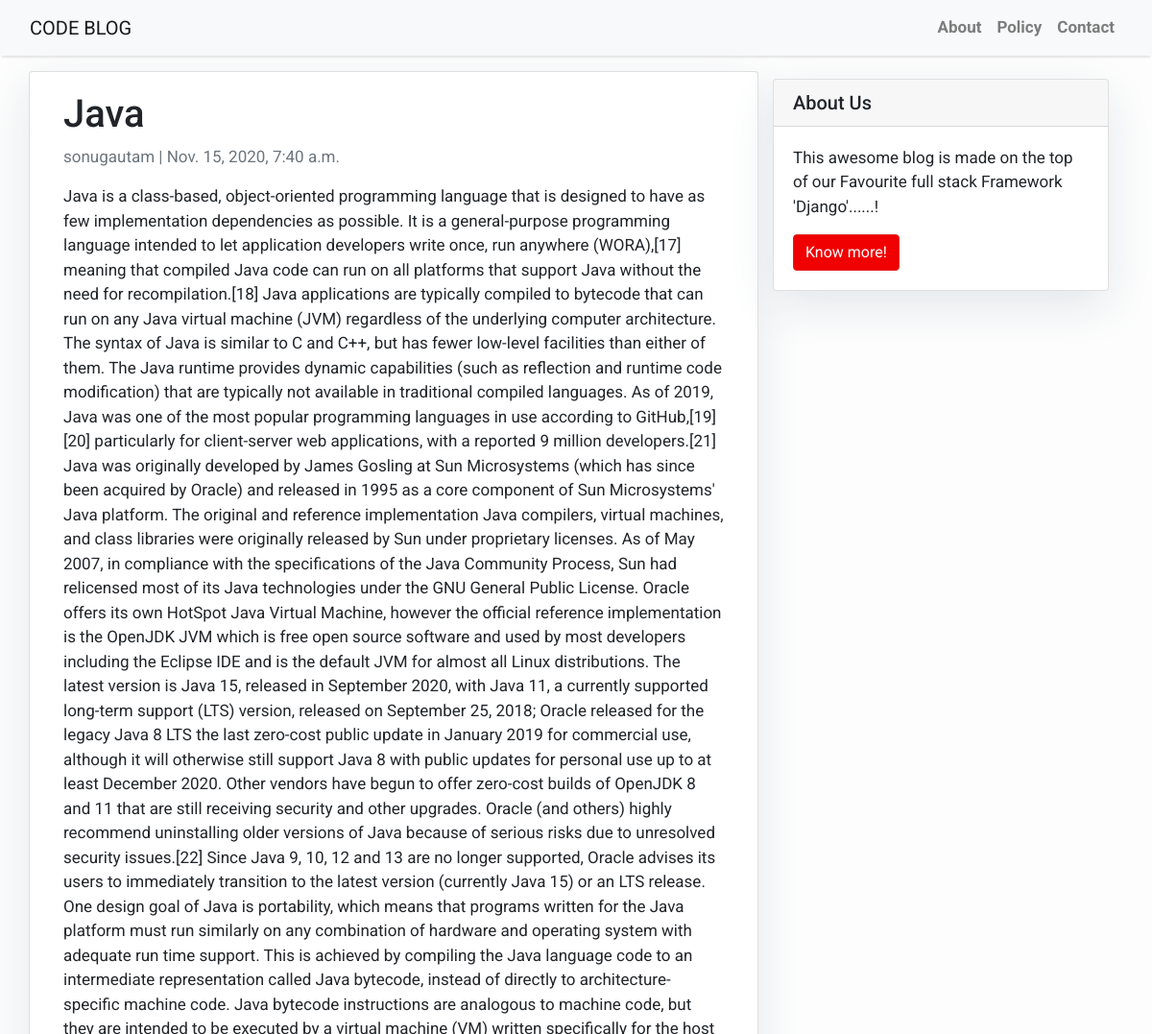
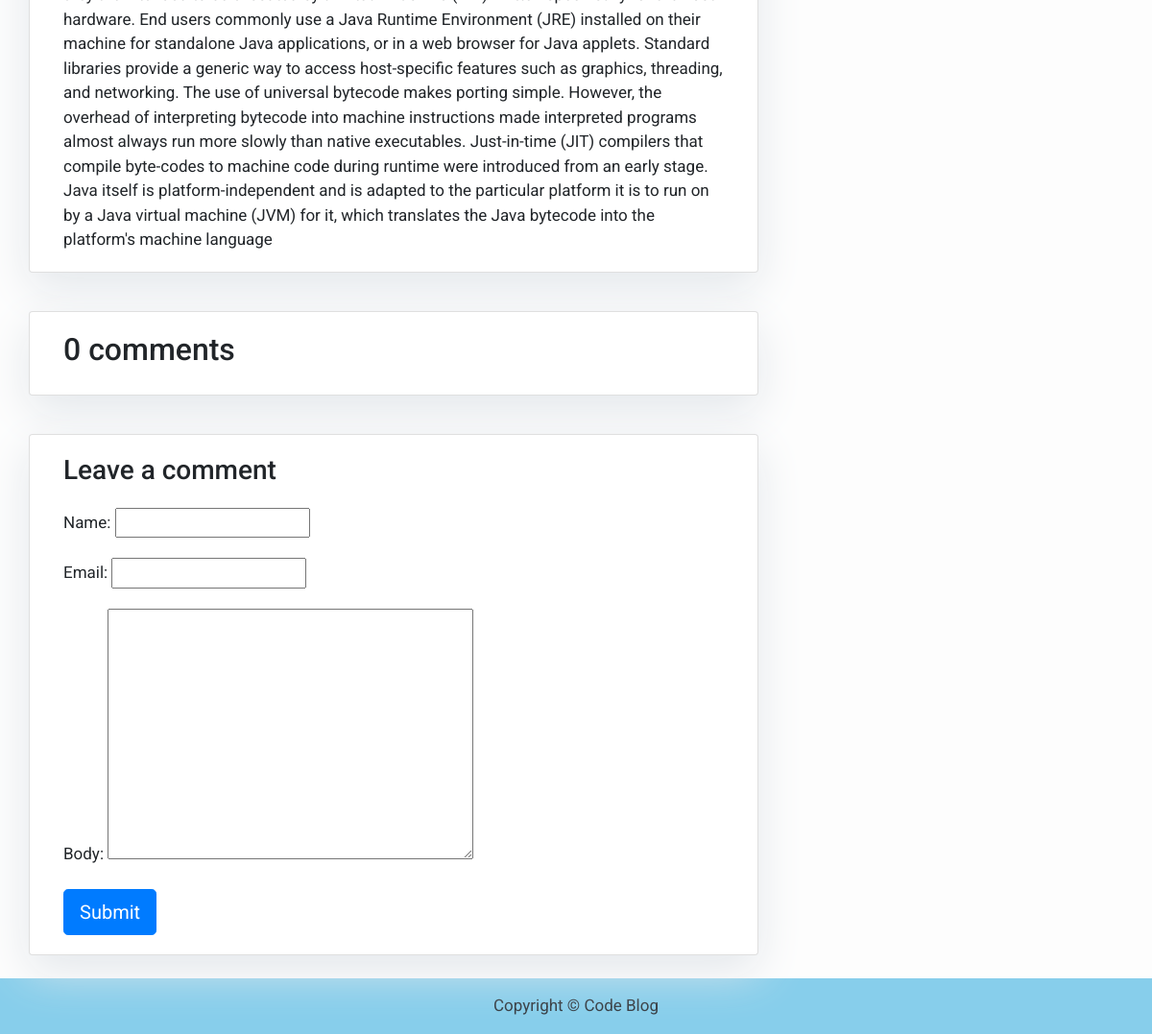
The page /java/ on the database its author committed (2 pictures, top to bottom).
### blog/models.py (models this page shows, shortened)
class Post(models.Model):
    title=models.CharField(max_length=400,unique=True)
    slug=models.SlugField(max_length=300,unique=True)
    author = models.ForeignKey(User, on_delete= models.CASCADE,related_name='blog_posts')
    content=models.TextField()
    created_on=models.DateTimeField(auto_now_add=True)
    updated_on=models.DateTimeField(auto_now=True)
    status = models.IntegerField(choices=STATUS, default=0)
    class Meta:
        ordering=['-created_on']

### blog/views.py (the view)
# urls.py: path('<slug:slug>/', views.post_detail, name='post_detail')
def post_detail(request, slug):
    template_name = 'post_detail.html'
    post = get_object_or_404(Post, slug=slug)
    comments = post.comments.filter(active=True)
    new_comment = None
    if request.method == 'POST':
        comment_form = CommentForm(data=request.POST)
        if comment_form.is_valid():
            new_comment = comment_form.save(commit=False)
            new_comment.post = post
            new_comment.save()
    else:
        comment_form = CommentForm()
    return render(request, template_name, {'post': post,
                                           'comments': comments,
                                           'new_comment': new_comment,
                                           'comment_form': comment_form})

### blog/forms.py
class CommentForm(forms.ModelForm):
    class Meta:
        model=Comment
        fields=('name','email','body')

### templates/post_detail.html (shortened to what this page needs)
{% extends 'base.html' %} {% block content %}
{% load crispy_forms_tags %}
<div class="container">
  <div class="row">
    <div class="col-md-8 card mb-4  mt-3 left  top">
      <div class="card-body">
        <h1>{% block title %} {{ post.title }} {% endblock title %}</h1>
        <p class=" text-muted">{{ post.author }} | {{ post.created_on }}</p>
        <p class="card-text ">{{ post.content | safe }}</p>
      </div>
    </div>
    {% block sidebar %} {% include 'sidebar.html' %} {% endblock sidebar %}
    <div class="col-md-8 card mb-4  mt-3 ">
      <div class="card-body">
        <h2>{{ comments.count }} comments</h2>
      </div>
    </div>
    <div class="col-md-8 card mb-4  mt-3 ">
      <div class="card-body">
        {% if new_comment %}
        <div class="alert alert-success" role="alert">
          Your comment is awaiting moderation
        </div>
        {% else %}
        <h3>Leave a comment</h3>
        <form method="post" style="margin-top: 1.3em;">
          {{ comment_form.as_p }}
          <button type="submit" class="btn btn-primary  btn-lg">Submit</button>
        </form>
        {% endif %}
      </div>
    </div>
  </div>
</div>
{% endblock content %}

### templates/base.html (style rules this page uses)
body { font-family: "Roboto", sans-serif; font-size: 17px; background-color: #fdfdfd; }
.card { box-shadow: 0 16px 48px #E3E7EB; }

### templates/sidebar.html (style rules this page uses)
.card { box-shadow: 0 16px 48px #E3E7EB; }

### rows shown on the page
Post: title "Java", author "sonugautam", created_on "Nov. 15, 2020, 7:40 a.m.", content "Java is a class-based, object-oriented programming language that is designed to have as few implementation dependencies as possible. It is a general-purpose programming language intended to let application developers write once, run anywhere (WORA),[17] meaning that compiled Java code can run on all platforms that support Java without the need for recompilation.[18] Java applications are typically compiled to bytecode that can run on any Java virtual machine (JVM) regardless of the underlying computer architecture. The syntax of Java is similar to C and C++, but has fewer low-level facilities than either of them. The Java runtime provides dynamic capabilities (such as reflection and runtime…"

### other values the page prints
{{ comments.count }} "0"
